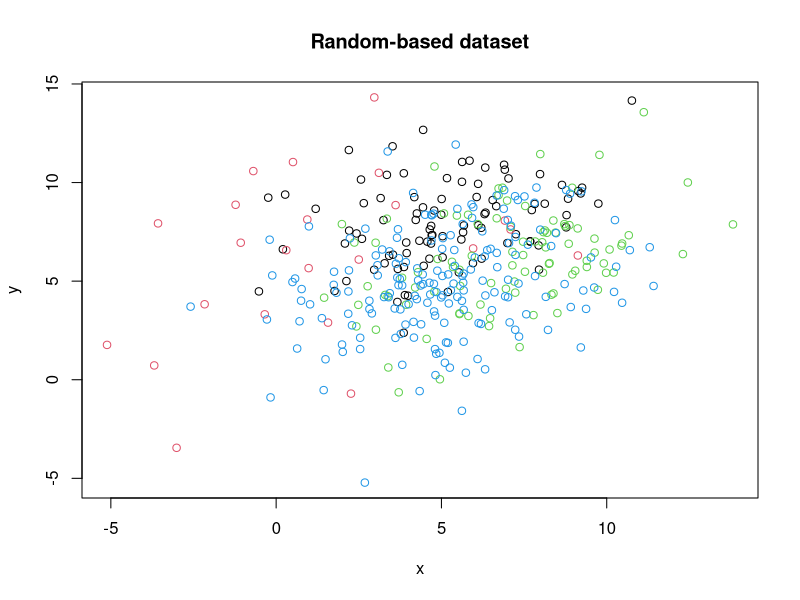
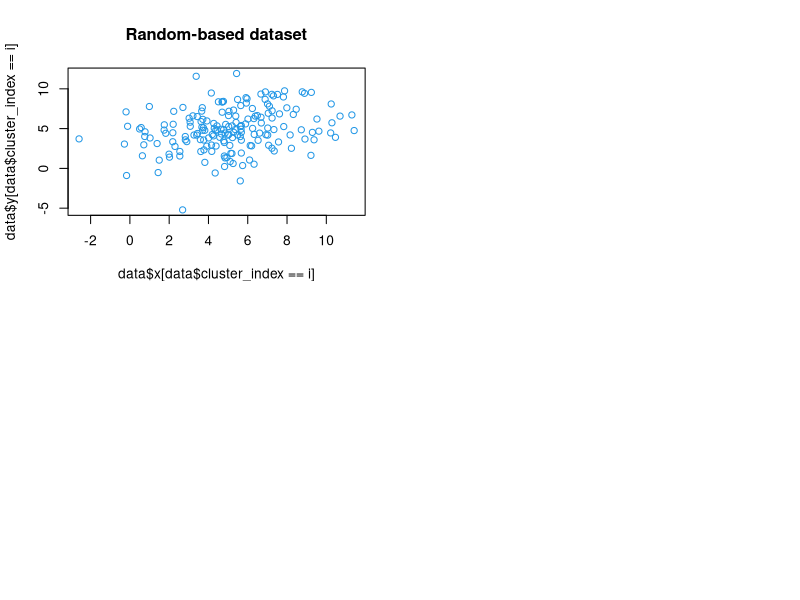

Write the R code that produced these figures, in order.
library(mvtnorm)


################################################################################
# Declare functions
################################################################################


# Creates a user-defined number of clusters with 10 to 200 data points for each
# one.
# - number_of_clusters
create_clusters = function(number_of_clusters){
  
  data = matrix(0,0,3)

  for(i in 1:number_of_clusters){
    
    random_numbers = round(runif(4,0,10))
    number_of_points = round(runif(1,10,200))
    
    index = matrix(i,number_of_points,1)
    
    new_cluster = cbind(create_single_cluster(random_numbers, number_of_points),
                 index)
    
    # Combine the different matrixes to a data matrix
    data = rbind(data, new_cluster)
  }
  
  return(data)
}


# Creates a single cluster to given
# - random_numbers
# - number_of_points
create_single_cluster = function(random_numbers, number_of_points){
  
  data = matrix
  
  mean_of_data = c(random_numbers[1],random_numbers[2])
  # Covariance matrix of has to have a positiv semidefinite quadratic form
  # Matrix fullfills the criteria because Random_numbers is sum of 
  # random_numbers[4] and another random number
  sigma_of_data = matrix(c(sum(random_numbers[3],random_numbers[4]),
                           random_numbers[4],
                           random_numbers[4],
                           sum(random_numbers[3],random_numbers[4])),2)
  
  # Combine the matrixes
  data = rmvnorm(number_of_points,
                 mean_of_data,
                 sigma_of_data)
  
  return(data)
  
}


# Gives back the order of plots in the plot viewer
# - number_of_clusters
plot_order = function(number_of_clusters){
  if(number_of_clusters >= 1 && number_of_clusters <=16){
    if(number_of_clusters == 1){
      return(c(1,1))
    }else if(number_of_clusters == 2){
      return(c(1,2))
    }else if(number_of_clusters == 3 || number_of_clusters == 4){
      return(c(2,2))
    }else if(number_of_clusters == 5 || number_of_clusters == 6){
      return(c(2,3))
    }else if(number_of_clusters >= 7 && number_of_clusters <= 9){
      return(c(3,3))
    }else if(number_of_clusters >= 10 && number_of_clusters <= 12){
      return(c(3,4))
    }else if(number_of_clusters >= 13 && number_of_clusters <= 16){
      return(c(4,4))
    }else{
      return(FALSE)
    }
  }else{
    return(FALSE)
  }
}

##########################################################################################################
# Generieren der Daten:
##########################################################################################################

##########################################################################################################
# (a) Erzeugen Sie sich Daten für Cluster 1 mit Hilfe der Funktion rmvnorm() aus dem R Package
# mvtnorm. Orientieren Sie sich dabei an Hausarbeit.r auf Stud.IP.
# (b) Erzeugen Sie sich Daten für Cluster 2 ebenfalls mit Hilfe der Funktion rmvnorm() aber anderen
# Werten für den Mittelwertsvektor und die Kovarianzmatrix.
# (c) Erzeugen Sie sich nach Bedarf Daten für weitere Cluster.

# Create a predefined number of clusters
number_of_clusters = 4
data = create_clusters(number_of_clusters)
colnames(data) = c("x","y","cluster_index")

data = as.data.frame(data)

##########################################################################################################
# Visualisierung der Daten:
##########################################################################################################

##########################################################################################################
# (a) Fügen Sie die Daten in einer Datenmatrix zusammen (vgl. Hausarbeit.r).

# Already done during creation of the data

# (b) Visualisieren Sie die Daten durch geeignete Grafiken, z.B. Streudiagramme oder Histogramme/Boxplots,
# sowohl unter Einbeziehung der, gemäß Simulation oben, “wahren” ClusterZugehörigkeit
# als auch ohne. Letztere Fall entspricht der Situation, die Sie in der Praxis
# vorfinden.

# Inspect the data:

head(data)
# x          y cluster_index
# [1,]  4.148538810  3.1011608             1
# [2,]  9.859807586  5.8392289             1
# [3,]  8.529918834  8.8074696             1
# [4,]  6.153870381 -0.8054947             1
# [5,]  4.252371498  1.5169027             1
# [6,] -0.008676228 -0.9352170             1

summary(data)
# x                 y          cluster_index  
# Min.   :-10.326   Min.   :-3.953   Min.   :1.000  
# 1st Qu.:  1.259   1st Qu.: 1.081   1st Qu.:2.000  
# Median :  3.295   Median : 3.332   Median :3.000  
# Mean   :  4.047   Mean   : 3.361   Mean   :2.828  
# 3rd Qu.:  7.525   3rd Qu.: 5.739   3rd Qu.:4.000  
# Max.   : 16.772   Max.   :11.248   Max.   :4.000 

# Plot all data points together
plot(data[,c("x","y")],
     col = data[,"cluster_index"],
     main = "Random-based dataset")

# Set par(mfrow=...) parameter correct
plot_order(number_of_clusters) -> plot_vector
if(FALSE == is.null(plot_vector)){
  par(mfrow=plot_vector)
}

# Plot each cluster seperately and print number of data entries
# within cluster.
for(i in number_of_clusters){
  plot(x = data$x[data$cluster_index == i],
       y = data$y[data$cluster_index == i],
       col = i,
       main = "Random-based dataset")
  
}





# Streudiagramme
# Histogramm
# Boxplots

# Display n

##########################################################################################################
# Vergleich von Cluster-Verfahren
##########################################################################################################

##########################################################################################################
# (a) Betrachten Sie verschiedene Cluster-Verfahren Ihrer Wahl und wenden Sie diese auf die Daten
# oben an. Beachten Sie dabei, dass die “wahre” Cluster-Zugehörigkeit hier nicht eingehen darf
# (“unsupervised learning”).

##########################################################################################################
# (b) Vergleichen Sie die Ergebnisse unter Verwendung geeigneter Grafiken. Zur Beurteilung der
# Qualität der Cluster-Verfahren können Sie nun wieder die “wahre” Cluster-Zugehörigkeit heranziehen.

##########################################################################################################
# (c) Betrachten Sie nicht nur ein Simulationsszenario; d.h. untersuchen Sie verschiedene Settings,
# z.B. bzgl. Anzahl Variablen, Beobachtungen, Cluster, sowie Mittelwertsvektoren und Kovarianzmatrizen.

##########################################################################################################
# (d) Betrachten Sie nach Möglichkeit jeweils nicht nur einen Simulationsdurchlauf sondern führen
# Sie die Simulation mehrmals durch.
